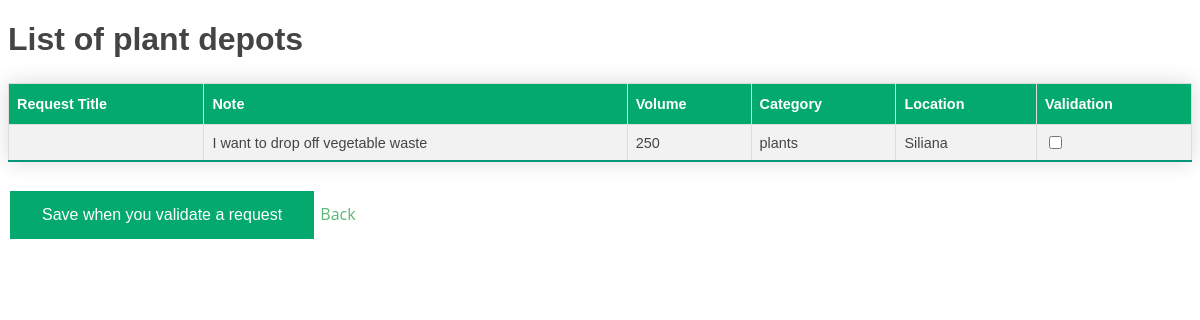
Screenshot of /functions/consulterDemandeVegetaux.php with the database file from the repository.
### tables this page shows
CREATE TABLE IF NOT EXISTS `request` (
  `id` int(11) NOT NULL AUTO_INCREMENT,
  `req_title` varchar(50) NOT NULL,
  `note` varchar(255) NOT NULL,
  `volume` int(50) NOT NULL,
  `categorie` varchar(50) NOT NULL,
  `location` varchar(50) NOT NULL,
  `isValid` tinyint(1) NOT NULL,
  PRIMARY KEY (`id`)
);

### functions/consulterDemandeVegetaux.php (the view, shortened to what this page needs)
<?php
include "connection.php";
$req = "SELECT * FROM request where isValid=0 and categorie='plants'";
$res = mysqli_query($idcon, $req);
?>
<!DOCTYPE html>
<html>
<head>
</head>
<body>
    <link href="../assets/css/style.css" rel="stylesheet">
    <h1>List of plant depots</h1>
    <table id="customers" class="styled-table">
        <tr>
            <th>Request Title</th>
            <th>Note</th>
            <th>Volume</th>
            <th>Category</th>
            <th>Location</th>
            <th>Validation</th>
        </tr>
        <?php
        while ($row = mysqli_fetch_assoc($res)) {
        ?>
            <tr>
                <td><?php echo $row["req-title"] ?></td>
                <td><?php echo $row["note"] ?></td>
                <td><?php echo $row["volume"] ?></td>
                <td><?php echo $row["categorie"] ?></td>
                <td><?php echo $row["location"] ?></td>
                <td><form method="POST"><input type="checkbox" name="validation" value="<?php echo $row["id"] ?>"></td>
            </tr>
        <?php } ?>
    </table>
    <button type="submit" name="submit" class="button button1">Save when you validate a request</button>
    <a class="getstarted scrollto" onclick="history.back()">Back</a>
</body>
</html>

### assets/css/style.css (style rules this page uses)
body { font-family: "Open Sans", sans-serif; color: #444444; }
a { text-decoration: none; color: #5cb874; }
h1, h2, h3, h4, h5, h6 { font-family: "Raleway", sans-serif; }
#customers { font-family: Arial, Helvetica, sans-serif; border-collapse: collapse; width: 100%; }
#customers td, #customers th { border: 1px solid #ddd; padding: 8px; }
#customers tr:nth-child(even) { background-color: #f2f2f2; }
#customers th { padding-top: 12px; padding-bottom: 12px; text-align: left; background-color: #04AA6D; color: white; }
.button { background-color: #04AA6D; border: none; color: white; padding: 15px 32px; text-align: center; text-decoration: none; display: inline-block; font-size: 16px; margin: 4px 2px; cursor: pointer; -webkit-transition-duration: 0.4s; transition-duration: 0.4s; }
.styled-table { border-collapse: collapse; margin: 25px 0; font-size: 0.9em; font-family: sans-serif; min-width: 400px; box-shadow: 0 0 20px rgba(0, 0, 0, 0.15); }
.styled-table th, .styled-table td { padding: 12px 15px; }
.styled-table tbody tr { border-bottom: 1px solid #dddddd; }
.styled-table tbody tr:nth-of-type(even) { background-color: #f3f3f3; }
.styled-table tbody tr:last-of-type { border-bottom: 2px solid #009879; }

### rows the page displays
request: note "I want to drop off vegetable waste", volume "250", categorie "plants", location "Siliana"
